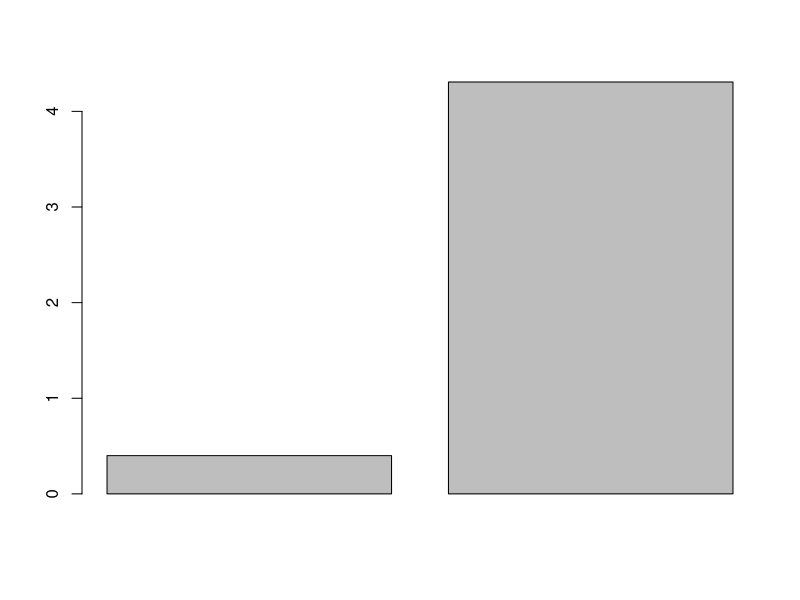
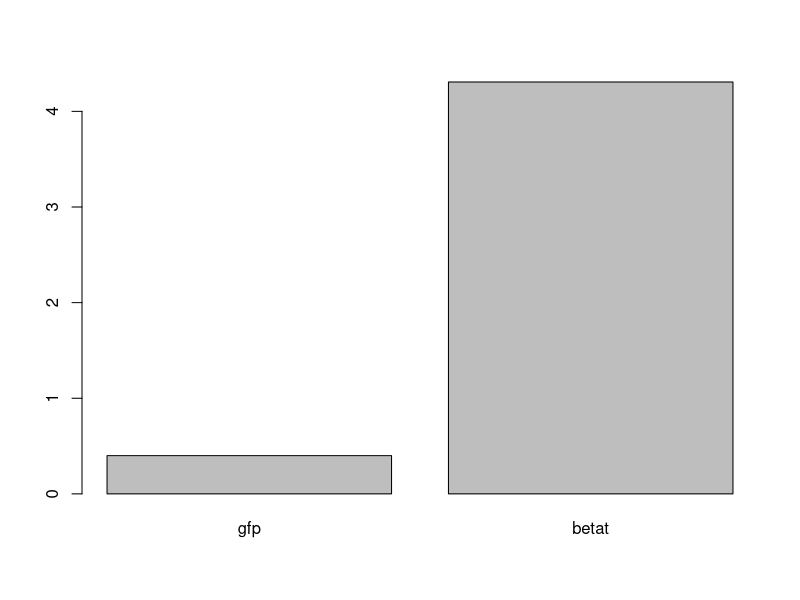
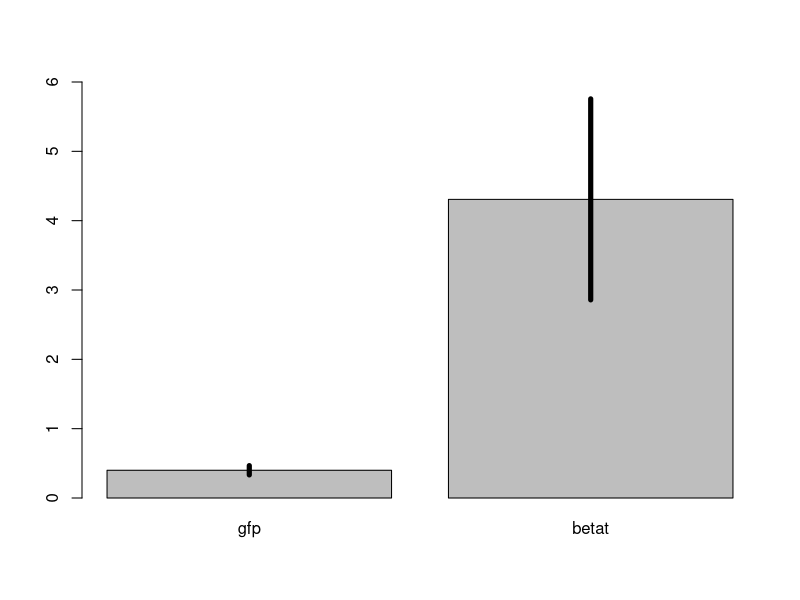
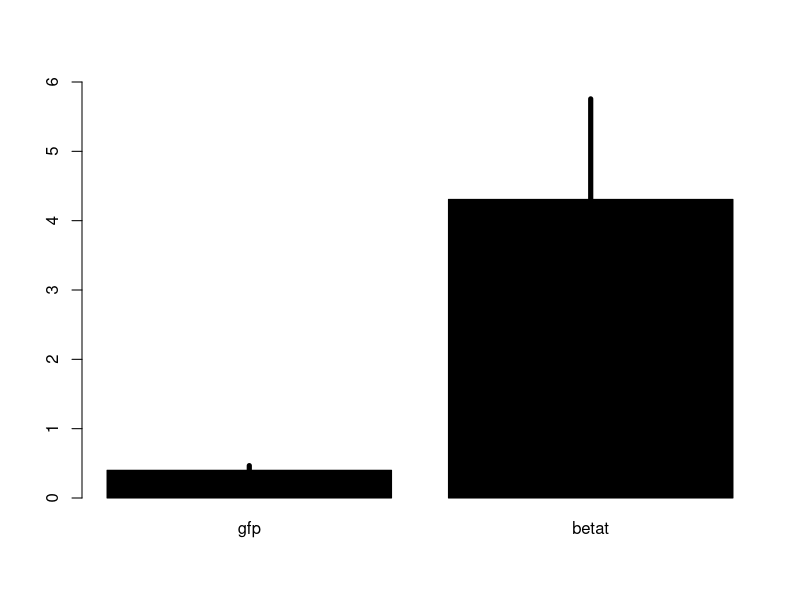
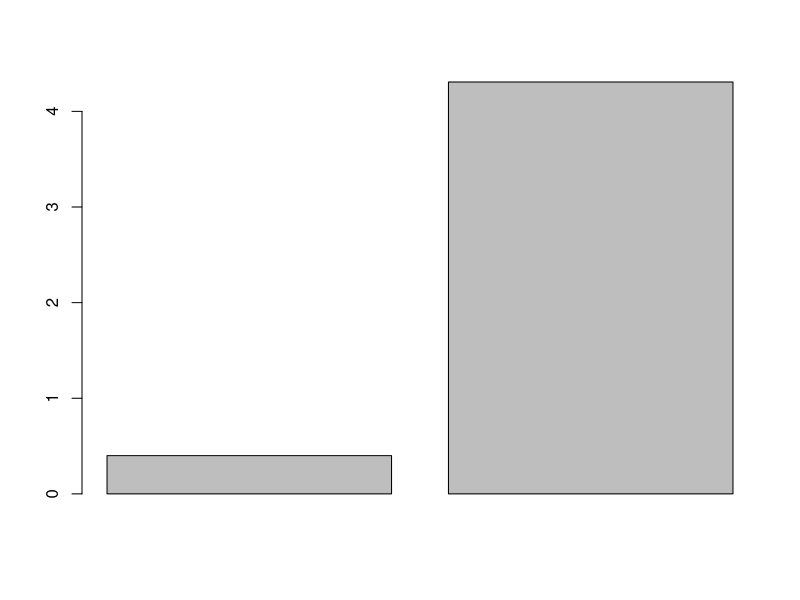
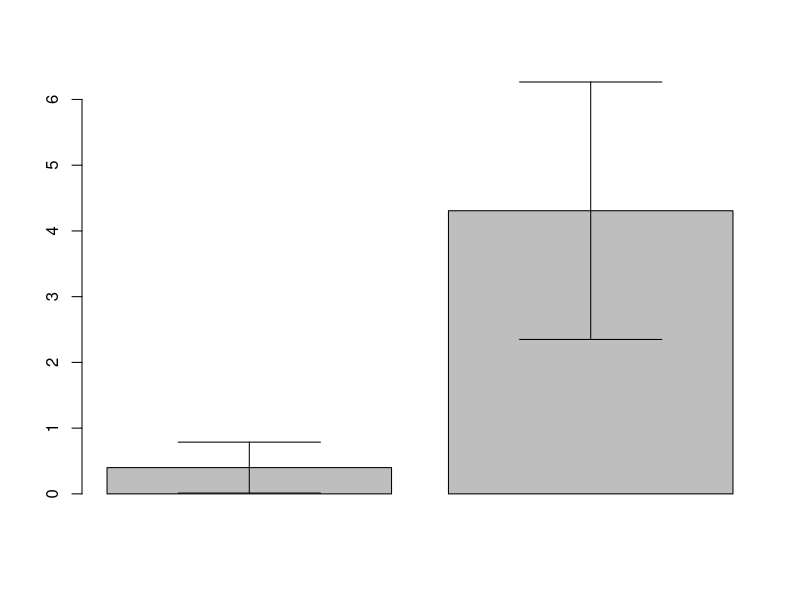
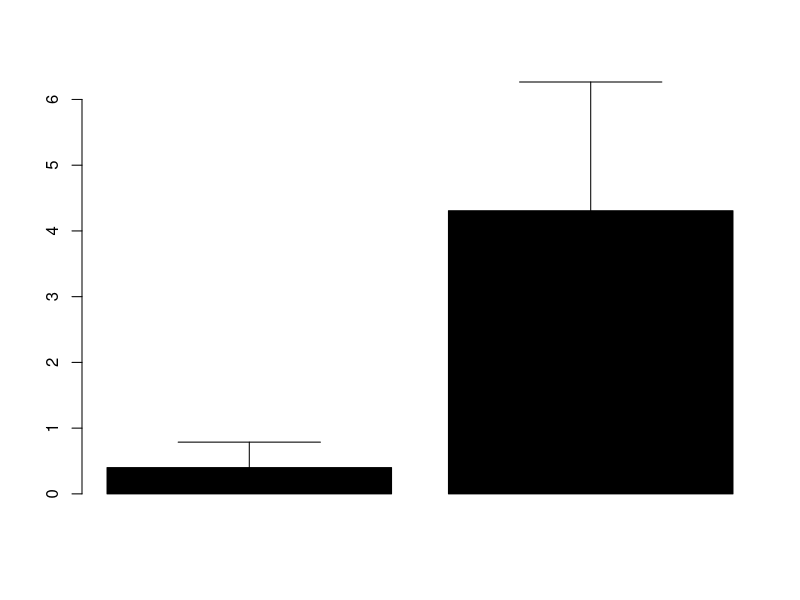
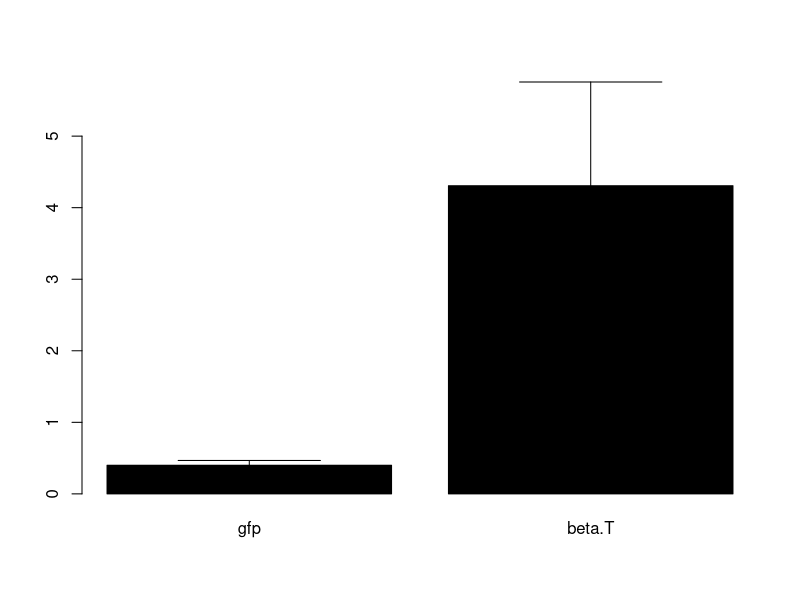

Here is the R script that generated these plots, in order:
## ---- chunk 1
knitr::opts_chunk$set(echo = TRUE)
## ---- chunk 2

#Control: "beta-cell proliferation ratio" (Ki67/insulin) from gfp-treated animals
gfp <- c(0.56,0.32,0.24,0.32,0.56)

#Treatment:"beta-cell proliferation ratio" (Ki67/insulin) from cells treated with betatropin
betat <- c(0.71,0.79,1.43,2.14,7.70,8.65,8.73)

## ---- chunk 3
length(gfp)
length(betat)
## ---- chunk 4

beta.df <- data.frame(trt = c(rep("gfp",5),
                              rep("beta.T",7)),
                      response = c(gfp,betat))


## ---- chunk 5
beta.df
## ---- chunk 6
dim(beta.df)
## ---- chunk 7
5+7
## ---- chunk 8
length(gfp)+length(betat)
## ---- chunk 9
summary(beta.df)
## ---- chunk 10
mean.gfp <- mean(gfp)
mean.betat <- mean(betat)

## ---- chunk 11

sd.gfp <- sd(gfp)
sd.betat <- sd(betat)

## ---- chunk 12
n.gfp <- length(gfp)
n.betat <- length(betat)

## ---- chunk 13
SE.gfp <- sd.gfp/sqrt(n.gfp)

SE.betat <- sd.betat/sqrt(n.betat)
## ---- chunk 14
summary.df <- data.frame(trt = c("gfp","betat"),
                         mean = c(mean.gfp, mean.betat),
                         SD = c(sd.gfp,sd.betat),
                         SE = c(SE.gfp,SE.betat))
## ---- chunk 15
summary.df
## ---- chunk 16
summary.df$EB.up <- summary.df$mean + summary.df$SE
## ---- chunk 17
summary.df$EB.low <- summary.df$mean  - summary.df$SE
## ---- chunk 18
summary.df
## ---- chunk 19
barplot(height = summary.df$mean)
## ---- chunk 20
barplot(height = summary.df$mean,
        names.arg = summary.df$trt)
## ---- chunk 21

#Make the plot
## note that I have to set ylim = ... to accomdate the height of the error bar
the.plot <- barplot(height = summary.df$mean,
        names.arg = summary.df$trt,
        ylim = c(0,6))

#this object cotains the centers of the bars along the x-axis
the.plot

#Add error bars made with the segemetns() comamnd
## lwd() makes the bars thick
segments(x0 = the.plot,      
         y0 = summary.df$EB.up, 
         x1=the.plot, 
         y1=summary.df$EB.low, 
         lwd = 5)

## ---- chunk 22

#Make the plot
## note that I have to set ylim = ... to accomdate the height of the error bar
the.plot <- barplot(height = summary.df$mean,
        names.arg = summary.df$trt,
        col = 1,
        ylim = c(0,6))

#this object cotains the centers of the bars along the x-axis
the.plot

#Add error bars made with the segemetns() comamnd
## lwd() makes the bars thick
segments(x0 = the.plot,      
         y0 = summary.df$EB.up, 
         x1=the.plot, 
         y1=summary.df$EB.low, 
         lwd = 5)

## ---- chunk 23
my.means <- tapply(X = beta.df$response,   #the x value
       INDEX = beta.df$trt,    #the grouping variable
       FUN = mean)             #the function

my.means

## ---- chunk 24
my.sd <- tapply(X = beta.df$response,   #the x value
       INDEX = beta.df$trt,    #the grouping variable
       FUN = sd)             #the function

my.sd
## ---- chunk 25
my.n <- tapply(X = beta.df$response,   #the x value
       INDEX = beta.df$trt,    #the grouping variable
       FUN = sd)             #the function

my.n
## ---- chunk 26
my.SE <- my.sd/sqrt(my.n)

my.SE
## ---- chunk 27
summary.df2 <- data.frame(trt = c("beta.T", "gfp"), my.means,my.SE)

summary.df2
## ---- chunk 28
summary.df2 <- summary.df2[c(2,1),]
## ---- chunk 29
library(gplots)
## ---- chunk 30
barplot2(height = summary.df2$my.means)
## ---- chunk 31
barplot2(height = summary.df2$my.means, #the means
         plot.ci = T,                   #turn on errorbars                                   
         ci.l = summary.df2$my.means-
                summary.df2$my.SE,      #calcualte lower bar
         ci.u = summary.df2$my.means+
                summary.df2$my.SE)      #and the upper bar
## ---- chunk 32
barplot2(height = summary.df2$my.means, #the means
         col = 1,
         plot.ci = T,                   #turn on errorbars                                   
         ci.l = summary.df2$my.means-
                summary.df2$my.SE,      #calcualte lower bar
         ci.u = summary.df2$my.means+
                summary.df2$my.SE)      #and the upper bar
## ---- chunk 33

#for summaryBy
library(doBy)

#std.error
library(plotrix)

## ---- chunk 34
beta.df
## ---- chunk 35
summary.df3 <- summaryBy(response ~ trt,
          data = beta.df, 
          FUN = c(mean,
                  std.error) )
## ---- chunk 36
summary.df3
## ---- chunk 37
summary.df3 <- summary.df3[c(2,1),]
## ---- chunk 38
barplot2(height = summary.df3$response.mean, #the means
         col = 1,
         names.arg = summary.df3$trt,
         plot.ci = T,                   #turn on errorbars                                   
         ci.l = summary.df3$response.mean-
                summary.df3$response.std.error,      #calcualte lower bar
         ci.u = summary.df3$response.mean+
                summary.df3$response.std.error)
## ---- chunk 39
#the names
my.names <- c("GFP", "Betatropin")

## ---- chunk 40

#The plot
theplot <- barplot2(height = summary.df3$response.mean, #the means
         col = 1,
         names.arg = my.names,
         xlab = "Treatment",
         ylab = "Ki67+/insulin %",
         ylim = c(0,6.25),
         plot.ci = T,                   #turn on errorbars                                   
         ci.l = summary.df3$response.mean-
                summary.df3$response.std.error,      #calcualte lower bar
         ci.u = summary.df3$response.mean+
                summary.df3$response.std.error)
theplot

#adding text
text(x = theplot[2],y = 5.875,labels = "* *",cex = 2)
mtext(text = c("n = 7","n = 5"),
      side = 1,line = 1.95,at = theplot)
## ---- chunk 41
t.test(response ~ trt,
          data = beta.df)
## ---- chunk 42
t.test(response ~ trt,
          data = beta.df,
       var.equal = T)
## ---- chunk 43
#log transform
t.test(log(response) ~ trt,
          data = beta.df)
## ---- chunk 44
0.002 < 0.005
## ---- chunk 45
my.p <- t.test(log(response) ~ trt,
          data = beta.df)

my.p$p.value < 0.005
## ---- chunk 46
#sorry, annoying code to make the orders correct
beta.df$trt <- factor(beta.df$trt, levels = c("gfp","beta.T"))

boxplot(response ~ trt,
          data = beta.df)

## ---- chunk 47
boxplot(response ~ trt,
          data = beta.df)
points(response ~ trt,
          data = beta.df)

## ---- chunk 48
boxplot(log(response) ~ trt,
          data = beta.df)
points(log(response) ~ trt,
          data = beta.df)

## ---- chunk 49
#install.packages("beeswarm")
library(beeswarm)

beeswarm(response ~ trt,
          data = beta.df)
## ---- chunk 50
#fix plotting issue...
summary.df3$trt <- factor(summary.df3$trt,levels = c("gfp","beta.T") )

#dotplot
beeswarm(response ~ trt,
          data = beta.df)

#mean
points(response.mean ~ trt, data = summary.df3, pch = "+", cex = 2)

## ---- chunk 51
#set up for 2 panels side by side
par(mfrow = c(1,2))


#Barplot
#The plot
theplot <- barplot2(height = summary.df3$response.mean, #the means
         col = 1,
         names.arg = my.names,
         xlab = "Treatment",
         ylab = "Ki67+/insulin %",
         ylim = c(0, 9),
         plot.ci = T,                   #turn on errorbars                                   
         ci.l = summary.df3$response.mean-
                summary.df3$response.std.error,      #calcualte lower bar
         ci.u = summary.df3$response.mean+
                summary.df3$response.std.error)
theplot

#adding text
text(x = theplot[2],y = 5.875,labels = "* *",cex = 2)
mtext(text = c("n = 7","n = 5"),
      side = 1,line = 1.95,at = theplot)

#Dotplot
#fix plotting issue...
summary.df3$trt <- factor(summary.df3$trt,levels = c("gfp","beta.T") )

#dotplot
beeswarm(response ~ trt,
          data = beta.df, ylim = c(0,9),
         ylab = "")

#mean
points(response.mean ~ trt, data = summary.df3, pch = "+", cex = 2)


## ---- chunk 52
response <-c(0.011904762,8.88E-16,  0.011904762,0.54761904,0.41666666,
             0.2857143,  0.32142857,0.3809524,0.5119048,0.5714286,0.86904764,1.3214285,1.8214285,1.8214285,0,8.88E-16,0.25,0.5,0.5595238,0.85714287,0.72619045,0.42857143,0.71428573,0.70238096,0.7380952,0.78571427,0.9404762,0.6785714,0.53571427,0.5,0.41666666,0.35714287,0.23809524,0.26190478,1.2380953,1.1666666,1.0476191,1,1.1309524,1.1666666,1.4166666,1.7261904,1.7023809,2.1785715,2.0714285,2.0952382,2.547619,2.4880953,2.5,2.6666667,3.1547618,3.797619)

i.0 <- which(response == 0)

which.min(response[-i.0])

response[i.0] <- response[which.min(response[-i.0])]

trt <-c(rep("GFP",14),rep("betatropin",38))

replication.df <- data.frame(response, trt)


replication.df$trt <- factor(replication.df$trt, levels = c("GFP", "betatropin"))
## ---- chunk 53

#set factor levels, grrr..
replication.df$trt <- factor(replication.df$trt,
                             levels = c("GFP","betatropin"))

par(mfrow = c(1,1))
beeswarm(response ~ trt,
          data = replication.df )


## ---- chunk 54
my.means2 <- summaryBy(response ~ trt,
          data = replication.df, FUN = c(mean,std.error))
## ---- chunk 55

#Main plot
beeswarm(response ~ trt,
          data = replication.df )


#Add means
points(response.mean ~ trt, data = my.means2, pch = "+",cex = 3)
## ---- chunk 56
#set par

par(mfrow = c(1,2))


#original data dotplot
beeswarm(response ~ trt,
          data = beta.df, ylim = c(0,9),
         ylab = "")

#original mean
points(response.mean ~ trt, data = summary.df3, pch = "+", cex = 2)


#replciation data
beeswarm(response ~ trt,
          data = replication.df )


#Add means
points(response.mean ~ trt, data = my.means2, pch = "+",cex = 3)


## ---- chunk 57
#set par

par(mfrow = c(1,2))


#original data dotplot
beeswarm(response ~ trt,
          data = beta.df, 
         ylab = "",
         ylim = c(0,9)) #set ylim

#original mean
points(response.mean ~ trt, data = summary.df3, pch = "+", cex = 2)


#replciation data
beeswarm(response ~ trt,
          data = replication.df , 
         ylim = c(0,9))# set ylim


#Add means
points(response.mean ~ trt, data = my.means2, pch = "+",cex = 3)


## ---- chunk 58
#set par

par(mfrow = c(1,2))


#original data dotplot
beeswarm(response ~ trt,
          data = beta.df, 
         col = 2,
         ylab = "",
         ylim = c(0,9)) #set ylim

#original mean
points(response.mean ~ trt, data = summary.df3, pch = "+", cex = 2, col = 2)


#replciation data
beeswarm(response ~ trt,
          data = replication.df , 
         col = 3,
         ylim = c(0,9))# set ylim


#Add means
points(response.mean ~ trt, data = my.means2, pch = "+",cex = 3, col = 3)


## ---- chunk 59
#set par

par(mfrow = c(1,1))


#original data dotplot
beeswarm(response ~ trt,
          data = beta.df, 
         ylab = "",
         ylim = c(0,9),
         col = 2) #set ylim

#original mean
points(response.mean ~ trt, data = summary.df3, pch = "+", cex = 2, col = 2)


#replciation data
beeswarm(response ~ trt,
          data = replication.df , 
         ylim = c(0,9), add = TRUE,
         col = 3)# set ylim


#Add means
points(response.mean ~ trt, data = my.means2, pch = 17,cex = 2, col = 3)


## ---- chunk 60
#Type your code here...




## ---- chunk 61
t.test(response ~ trt,
          data = replication.df)
## ---- chunk 62
t.test(log(response) ~ trt,
          data = replication.df)
## ---- chunk 63
#Replication data
beeswarm(log(response) ~ trt,
          data = replication.df , 
         #ylim = c(0,9), 
         add = F,
         col = 3)# set ylim


#Add means
points(log(response.mean) ~ trt, data = my.means2, pch = 17,cex = 2, col = 3)
## ---- chunk 64
lab3.df <- read.csv(file = "Yi_et_al_PLOS_betatropin_data_subset_lab_3_CSV.csv")
## ---- chunk 65
lab3.df
## ---- chunk 66
beeswarm(percent.Ki67 ~ trt, data= lab3.df)
## ---- chunk 67
t.test(percent.Ki67 ~ trt, data= lab3.df)
## ---- chunk 68
t.test(log(percent.Ki67) ~ trt, data= lab3.df)
